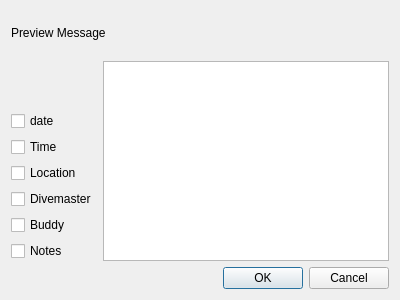
<?xml version="1.0" encoding="UTF-8"?>
<ui version="4.0">
 <class>Dialog</class>
 <widget class="QDialog" name="Dialog">
  <property name="geometry">
   <rect>
    <x>0</x>
    <y>0</y>
    <width>400</width>
    <height>300</height>
   </rect>
  </property>
  <property name="windowTitle">
   <string>Dialog</string>
  </property>
  <layout class="QGridLayout" name="gridLayout">
   <item row="1" column="1" rowspan="7">
    <widget class="QPlainTextEdit" name="text"/>
   </item>
   <item row="3" column="0">
    <widget class="QCheckBox" name="time">
     <property name="text">
      <string>Time</string>
     </property>
    </widget>
   </item>
   <item row="4" column="0">
    <widget class="QCheckBox" name="Location">
     <property name="text">
      <string>Location</string>
     </property>
    </widget>
   </item>
   <item row="5" column="0">
    <widget class="QCheckBox" name="Divemaster">
     <property name="text">
      <string>Divemaster</string>
     </property>
    </widget>
   </item>
   <item row="6" column="0">
    <widget class="QCheckBox" name="Buddy">
     <property name="text">
      <string>Buddy</string>
     </property>
    </widget>
   </item>
   <item row="7" column="0">
    <widget class="QCheckBox" name="Notes">
     <property name="text">
      <string>Notes</string>
     </property>
    </widget>
   </item>
   <item row="8" column="0" colspan="2">
    <widget class="QDialogButtonBox" name="buttonBox">
     <property name="orientation">
      <enum>Qt::Horizontal</enum>
     </property>
     <property name="standardButtons">
      <set>QDialogButtonBox::Cancel|QDialogButtonBox::Ok</set>
     </property>
    </widget>
   </item>
   <item row="2" column="0">
    <widget class="QCheckBox" name="date">
     <property name="text">
      <string>date</string>
     </property>
    </widget>
   </item>
   <item row="0" column="0" colspan="2">
    <widget class="QLabel" name="label">
     <property name="text">
      <string>Preview Message</string>
     </property>
    </widget>
   </item>
  </layout>
 </widget>
 <resources/>
 <connections>
  <connection>
   <sender>buttonBox</sender>
   <signal>accepted()</signal>
   <receiver>Dialog</receiver>
   <slot>accept()</slot>
   <hints>
    <hint type="sourcelabel">
     <x>248</x>
     <y>254</y>
    </hint>
    <hint type="destinationlabel">
     <x>157</x>
     <y>274</y>
    </hint>
   </hints>
  </connection>
  <connection>
   <sender>buttonBox</sender>
   <signal>rejected()</signal>
   <receiver>Dialog</receiver>
   <slot>reject()</slot>
   <hints>
    <hint type="sourcelabel">
     <x>316</x>
     <y>260</y>
    </hint>
    <hint type="destinationlabel">
     <x>286</x>
     <y>274</y>
    </hint>
   </hints>
  </connection>
 </connections>
</ui>
